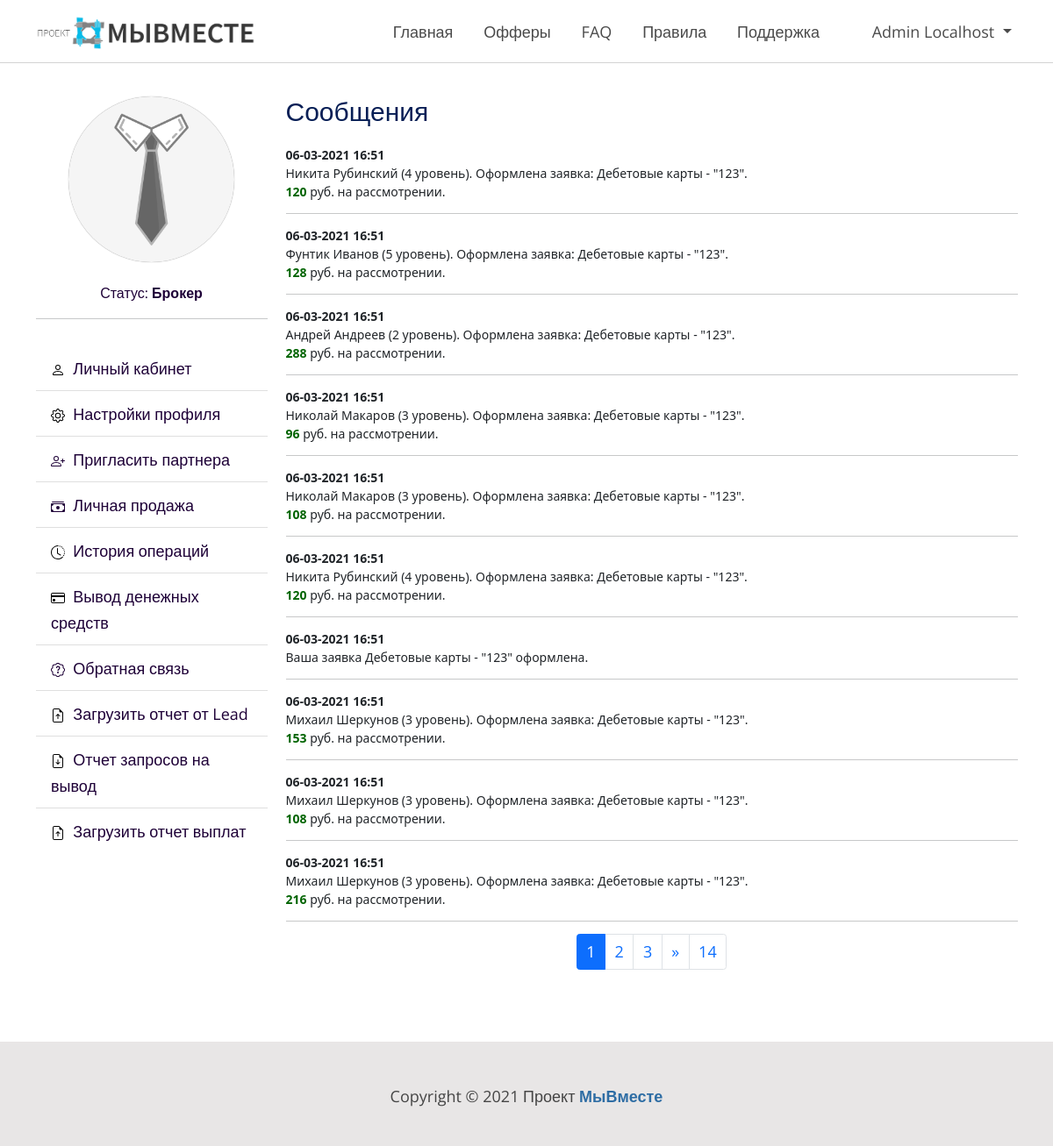
Page /profile/messages/ (signed in) on the earlier database version.
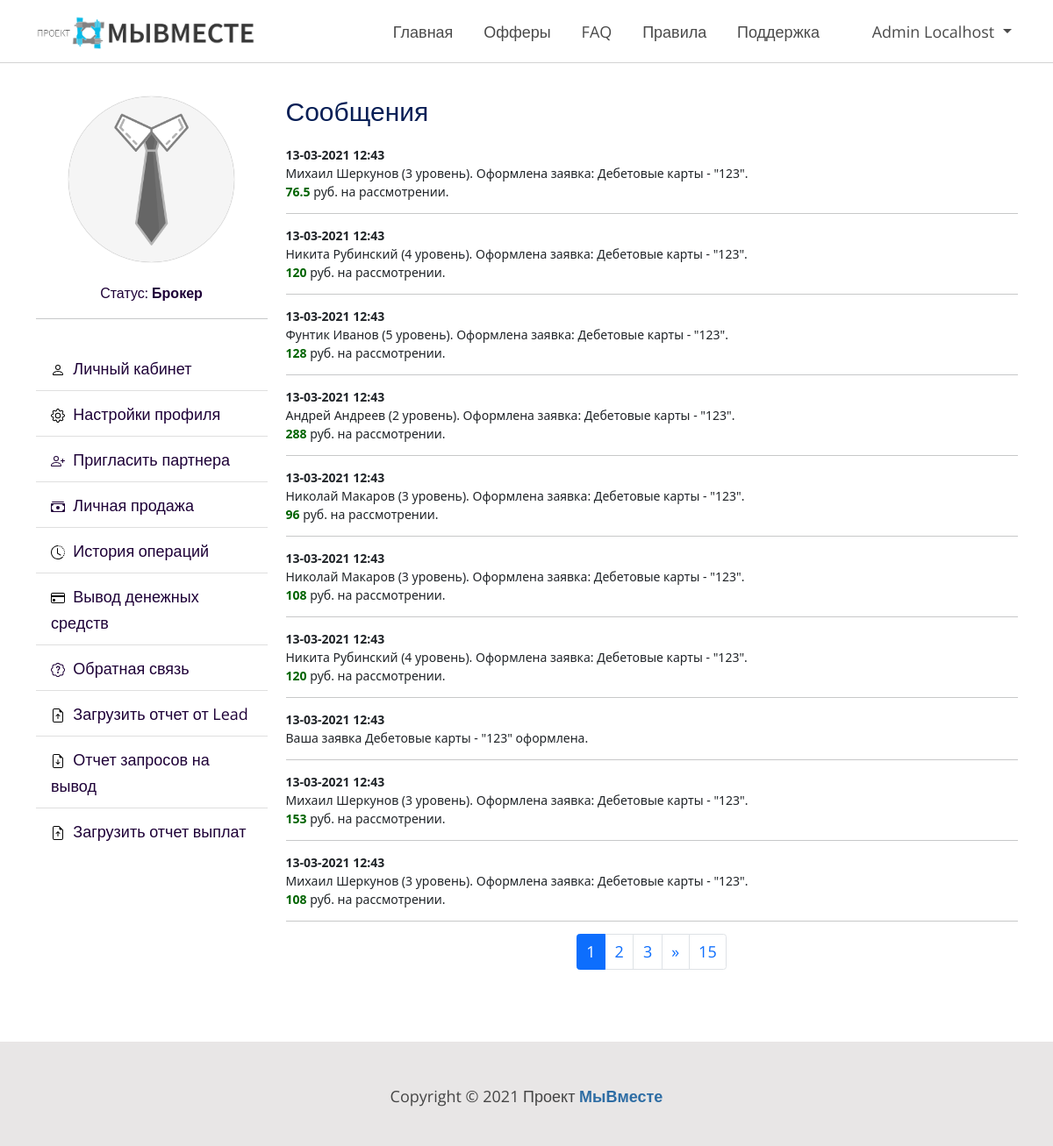
Same page on the later database version.
### profiles/models.py (models this page shows)
class History(models.Model):
    user = models.ForeignKey(User, on_delete=models.CASCADE, verbose_name='Пользователь')
    action = models.TextField(verbose_name='Действие', blank=True, null=True)
    created_at = models.DateTimeField(verbose_name='Дата и время заявки', auto_now_add=True)
    class Meta:
        verbose_name = 'Системные сообщения'
        verbose_name_plural = 'Системные сообщения'

### profiles/views.py (the view, shortened to what this page needs)
# urls.py: path('messages/', MessagesView.as_view(), name='messages'),
class MessagesView(ListView, ProfileMixin):
    model = History
    template_name = 'profiles/messages_list.html'
    context_object_name = 'messages'
    paginate_by = 10
    def get_context_data(self, *, object_list=None, **kwargs):
        context = super(MessagesView, self).get_context_data(**kwargs)
        context['title'] = 'Сообщения'
        context['application_form'] = ApplicationsForMoneyForm()
        context['order_form'] = UploadFileForm()
        context['order_form_pay'] = UploadOrderPayForm()
        return context
    def get_queryset(self):
        return History.objects.filter(user=self.request.user).order_by('-id')

### phonenumber_field/modelfields.py (called while the page is built)
    def __set__(self, instance, value):
        instance.__dict__[self.field.name] = to_python(value, region=self.field.region)

    @property
    def region(self):
        return self._region or getattr(settings, "PHONENUMBER_DEFAULT_REGION", None)

### phonenumber_field/phonenumber.py (called while the page is built)
def to_python(value, region=None):
    if value in validators.EMPTY_VALUES:  # None or ''
        phone_number = value
    elif isinstance(value, str):
        try:
            phone_number = PhoneNumber.from_string(phone_number=value, region=region)
        except phonenumbers.NumberParseException:
            phone_number = PhoneNumber(raw_input=value)
    elif isinstance(value, PhoneNumber):
        phone_number = value
    elif isinstance(value, phonenumbers.PhoneNumber):
        phone_number = PhoneNumber()
        phone_number.merge_from(value)
    else:
        raise TypeError("Can't convert %s to PhoneNumber." % type(value).__name__)
    return phone_number

### templates/profiles/messages_list.html
{% extends 'base.html' %}
{% block content %}
    <link rel="stylesheet" type="text/css"
          href="http://maxcdn.bootstrapcdn.com/font-awesome/4.2.0/css/font-awesome.min.css">
    <section class="section_without_color">
        <div class="container mb-5 margin-top-90">
            <div class="row">
                {% include 'profiles/inc/profile_navbar.html' %}
                <div class="col-md-9">
                    <h3>Сообщения</h3>
                    {% autoescape off %}
                        {% for message in messages %}
                            {{ message.action }}
                            <hr>
                        {% endfor %}
                    {% endautoescape %}
                    {% include 'profiles/inc/paginator.html' %}
                </div>
            </div>
        </div>
    </section>
{% endblock %}

Differences in the rows shown:
no longer on this page (row unchanged): History: action "06-03-2021 16:51 Никита Рубинский (4 уровень). Оформлена заявка: Дебетовые карты - \"123\". 120 руб. на рассмотрении."
no longer on this page (row unchanged): History: action "06-03-2021 16:51 Фунтик Иванов (5 уровень). Оформлена заявка: Дебетовые карты - \"123\". 128 руб. на рассмотрении."
no longer on this page (row unchanged): History: action "06-03-2021 16:51 Андрей Андреев (2 уровень). Оформлена заявка: Дебетовые карты - \"123\". 288 руб. на рассмотрении."
no longer on this page (row unchanged): History: action "06-03-2021 16:51 Николай Макаров (3 уровень). Оформлена заявка: Дебетовые карты - \"123\". 96 руб. на рассмотрении."
no longer on this page (row unchanged): History: action "06-03-2021 16:51 Николай Макаров (3 уровень). Оформлена заявка: Дебетовые карты - \"123\". 108 руб. на рассмотрении."
no longer on this page (row unchanged): History: action "06-03-2021 16:51 Никита Рубинский (4 уровень). Оформлена заявка: Дебетовые карты - \"123\". 120 руб. на рассмотрении."
no longer on this page (row unchanged): History: action "06-03-2021 16:51 Ваша заявка Дебетовые карты - \"123\" оформлена."
no longer on this page (row unchanged): History: action "06-03-2021 16:51 Михаил Шеркунов (3 уровень). Оформлена заявка: Дебетовые карты - \"123\". 153 руб. на рассмотрении."
no longer on this page (row unchanged): History: action "06-03-2021 16:51 Михаил Шеркунов (3 уровень). Оформлена заявка: Дебетовые карты - \"123\". 108 руб. на рассмотрении."
no longer on this page (row unchanged): History: action "06-03-2021 16:51 Михаил Шеркунов (3 уровень). Оформлена заявка: Дебетовые карты - \"123\". 216 руб. на рассмотрении."
added History: action "13-03-2021 12:43 Михаил Шеркунов (3 уровень). Оформлена заявка: Дебетовые карты - \"123\". 76.5 руб. на рассмотрении."
added History: action "13-03-2021 12:43 Никита Рубинский (4 уровень). Оформлена заявка: Дебетовые карты - \"123\". 120 руб. на рассмотрении."
added History: action "13-03-2021 12:43 Фунтик Иванов (5 уровень). Оформлена заявка: Дебетовые карты - \"123\". 128 руб. на рассмотрении."
added History: action "13-03-2021 12:43 Андрей Андреев (2 уровень). Оформлена заявка: Дебетовые карты - \"123\". 288 руб. на рассмотрении."
added History: action "13-03-2021 12:43 Николай Макаров (3 уровень). Оформлена заявка: Дебетовые карты - \"123\". 96 руб. на рассмотрении."
added History: action "13-03-2021 12:43 Николай Макаров (3 уровень). Оформлена заявка: Дебетовые карты - \"123\". 108 руб. на рассмотрении."
added History: action "13-03-2021 12:43 Никита Рубинский (4 уровень). Оформлена заявка: Дебетовые карты - \"123\". 120 руб. на рассмотрении."
added History: action "13-03-2021 12:43 Ваша заявка Дебетовые карты - \"123\" оформлена."
added History: action "13-03-2021 12:43 Михаил Шеркунов (3 уровень). Оформлена заявка: Дебетовые карты - \"123\". 153 руб. на рассмотрении."
added History: action "13-03-2021 12:43 Михаил Шеркунов (3 уровень). Оформлена заявка: Дебетовые карты - \"123\". 108 руб. на рассмотрении."
Other differences:
{{ page_obj.paginator.num_pages }}: "14" → "15"
